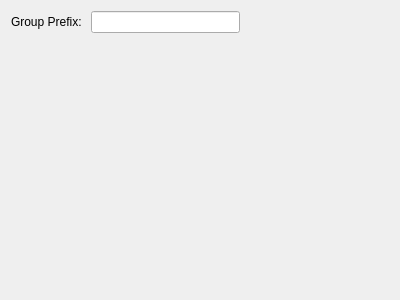
<?xml version="1.0" encoding="UTF-8"?>
<ui version="4.0">
 <class>SettingsWidgetImport</class>
 <widget class="QWidget" name="SettingsWidgetImport">
  <property name="geometry">
   <rect>
    <x>0</x>
    <y>0</y>
    <width>400</width>
    <height>300</height>
   </rect>
  </property>
  <property name="windowTitle">
   <string>Frame</string>
  </property>
  <layout class="QVBoxLayout" name="verticalLayout">
   <item>
    <layout class="QHBoxLayout" name="horizontalLayout_5">
     <item>
      <widget class="QLabel" name="label">
       <property name="text">
        <string>Group Prefix: </string>
       </property>
      </widget>
     </item>
     <item>
      <widget class="QLineEdit" name="leGroupPrefix"/>
     </item>
     <item>
      <spacer name="horizontalSpacer_5">
       <property name="orientation">
        <enum>Qt::Horizontal</enum>
       </property>
       <property name="sizeHint" stdset="0">
        <size>
         <width>40</width>
         <height>20</height>
        </size>
       </property>
      </spacer>
     </item>
    </layout>
   </item>
   <item>
    <spacer name="verticalSpacer">
     <property name="orientation">
      <enum>Qt::Vertical</enum>
     </property>
     <property name="sizeHint" stdset="0">
      <size>
       <width>17</width>
       <height>155</height>
      </size>
     </property>
    </spacer>
   </item>
  </layout>
 </widget>
 <resources/>
 <connections/>
</ui>
